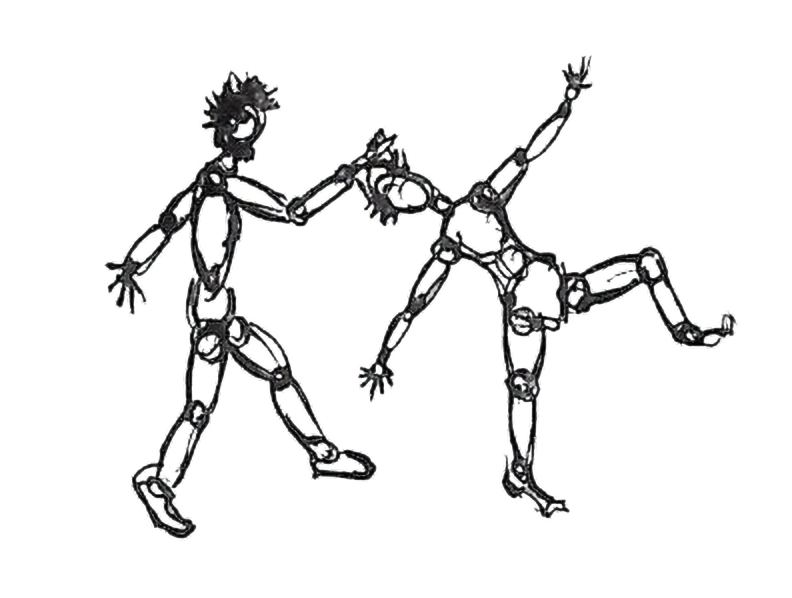
#> input picture site/photos/4d47d3_91d600e84faa4d608ad9a667ea0c93d7-1800.webp, 1584 x 1196 px (shown at 1/2 size)
$ python dessins.py
#> lines starting #> are read from the running program, lines starting #| are printed output that depends on the picture
# -*- coding: utf-8 -*-
"""Prépare les personnages croqués (dessins de la page Collaborations) pour la version « Croquis ».

    python3 dessins.py   -> dessins/*.png  (traits clairs sur fond transparent, découpés en pièces)

Source : les dessins originaux déjà dans site/photos/. Aucun dessin n'est inventé :
on éclaircit les traits et on sépare les pièces qui bougent (roue, voltigeur·euse, seau).
Besoin de Pillow, une seule fois ; le site se construit sans.

Les fichiers velo-*.png (monocycle croqué, p. 13) et seum-*.png (titre, oursin, traits de
pinceau) viennent du dossier de création de Des pâtes au seum (PDF sur le Drive de la
compagnie) : découpés une fois à la main, ce script ne les refabrique pas.
"""
import os
from PIL import Image, ImageChops, ImageDraw, ImageOps

HERE = os.path.dirname(os.path.abspath(__file__))
PHOTOS = os.path.join(os.path.dirname(os.path.dirname(HERE)), "photos")
OUT = os.path.join(HERE, "dessins")
INK = (243, 239, 252)

SRC = {  # nom -> (photo, largeur utilisée)
    "duo": ("4d47d3_91d600e84faa4d608ad9a667ea0c93d7-1800.webp", 2),   # deux danseurs, réduit de moitié
    "tour": ("4d47d3_a38192f979a7435082b38a72360a2229-500.webp", 1),  # porté tête sur tête
    "mono": ("4d47d3_091a05bf3adc48a8828a5d3f626173ce-500.webp", 1),  # monocycle + voltigeuse
    "seau": ("4d47d3_7e15a8e634b14f7cb49c4640e46ea2e4-500.webp", 1),  # équilibre sur un seau
}


def traits(name):
#> called with name = 'duo'
    f, k = SRC[name]
    im = Image.open(os.path.join(PHOTOS, f))
#> im is the input picture: PIL image 1584x1196 RGBA; mean R, G, B, A 23.4, 23.4, 23.5, 22.3
    g = ImageOps.grayscale(im.convert("RGB"))
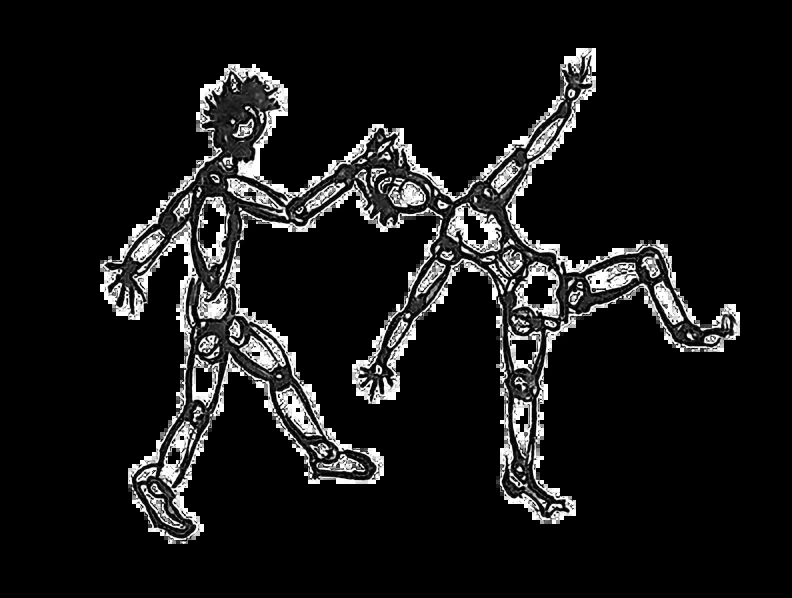
#> g: PIL image 1584x1196 L (shown at 1/2 size); min 0, max 255, mean 23.4
    if im.mode == "RGBA":
        alpha = ImageChops.multiply(im.getchannel("A"), Image.eval(g, lambda v: 255 - v))
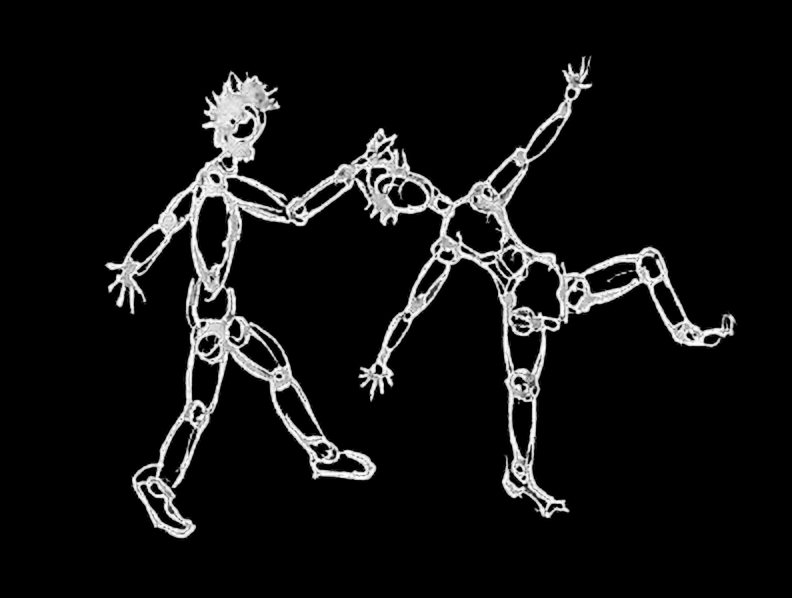
#> alpha: PIL image 1584x1196 L (shown at 1/2 size); min 0, max 255, mean 18.1
    else:
        alpha = Image.eval(g, lambda v: max(0, min(255, int((225 - v) * 1.25))))
    out = Image.new("RGBA", im.size, INK + (0,))
    out.putalpha(alpha)
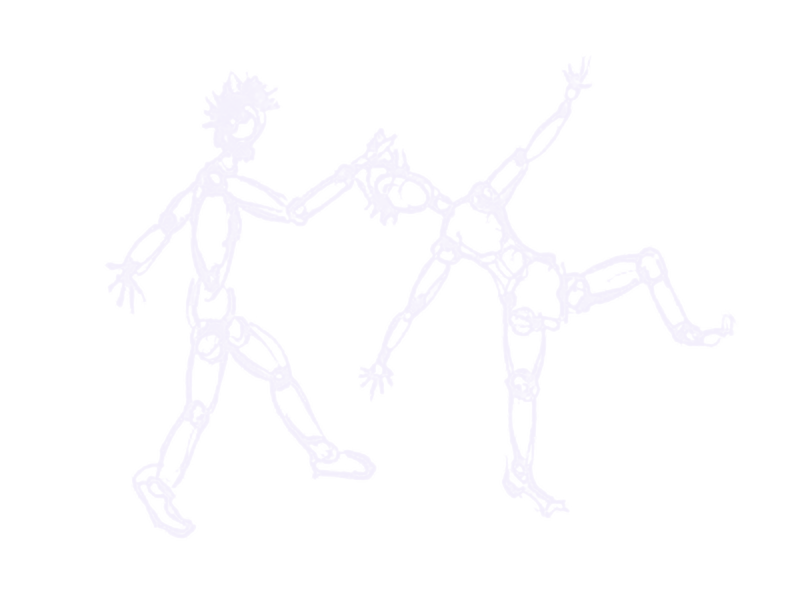
#> out: PIL image 1584x1196 RGBA (shown at 1/2 size); mean R, G, B, A 243, 239, 252, 18.1; transparent parts drawn white
    if k != 1:
        out = out.resize((out.width // k, out.height // k), Image.LANCZOS)
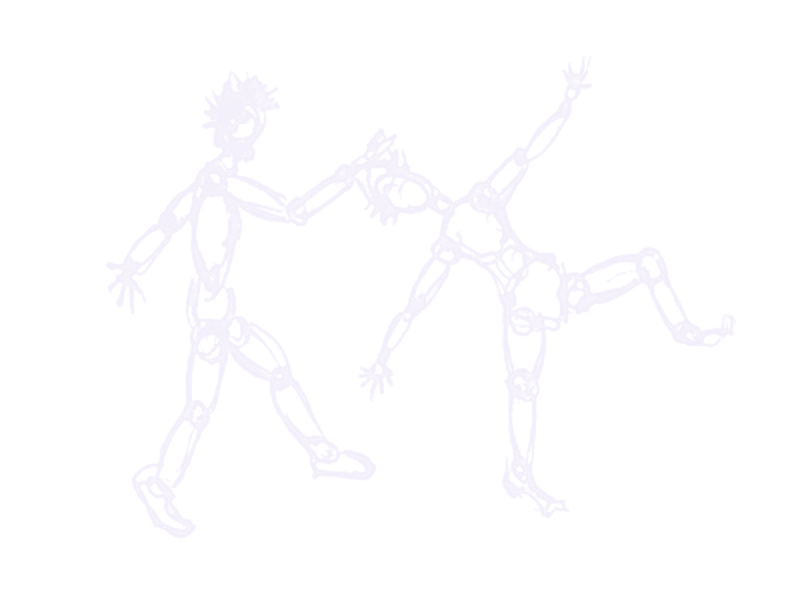
#> out: PIL image 792x598 RGBA; mean R, G, B, A 31.5, 30.9, 32.6, 18.1; transparent parts drawn white
    return out


def piece(im, keep):
    """keep : masque 'L' (blanc = garder)."""
    out = im.copy()
    out.putalpha(ImageChops.multiply(im.getchannel("A"), keep))
    return out


def mask(size, draw_fn, invert=False):
    m = Image.new("L", size, 0)
    draw_fn(ImageDraw.Draw(m))
    return ImageOps.invert(m) if invert else m


def save(im, name):
    im.save(os.path.join(OUT, name + ".png"), optimize=True)


def main():
    os.makedirs(OUT, exist_ok=True)
    save(traits("duo"), "duo")
    t = traits("tour")
    top = lambda d: d.rectangle((0, 0, t.width, 122), fill=255)
    save(piece(t, mask(t.size, top)), "tour-haut")
    save(piece(t, mask(t.size, top, True)), "tour-bas")
    m = traits("mono")
    vol = lambda d: (d.rectangle((0, 0, m.width, 140), fill=255), d.rectangle((0, 140, 138, 188), fill=255))
    roue = lambda d: d.ellipse((238 - 39, 434 - 39, 238 + 39, 434 + 39), fill=255)
    save(piece(m, mask(m.size, vol)), "mono-voltige")
    save(piece(m, mask(m.size, roue)), "mono-roue")
    rest = ImageChops.multiply(mask(m.size, vol, True), mask(m.size, roue, True))
    save(piece(m, rest), "mono-cycliste")
    s = traits("seau")
    bas = lambda d: d.rectangle((0, 243, s.width, s.height), fill=255)
    save(piece(s, mask(s.size, bas)), "seau-seau")
    save(piece(s, mask(s.size, bas, True)), "seau-perso")
    print("dessins :", ", ".join(sorted(os.listdir(OUT))))


if __name__ == "__main__":
#> (the run stopped early here; a loop or call above may not have finished)
